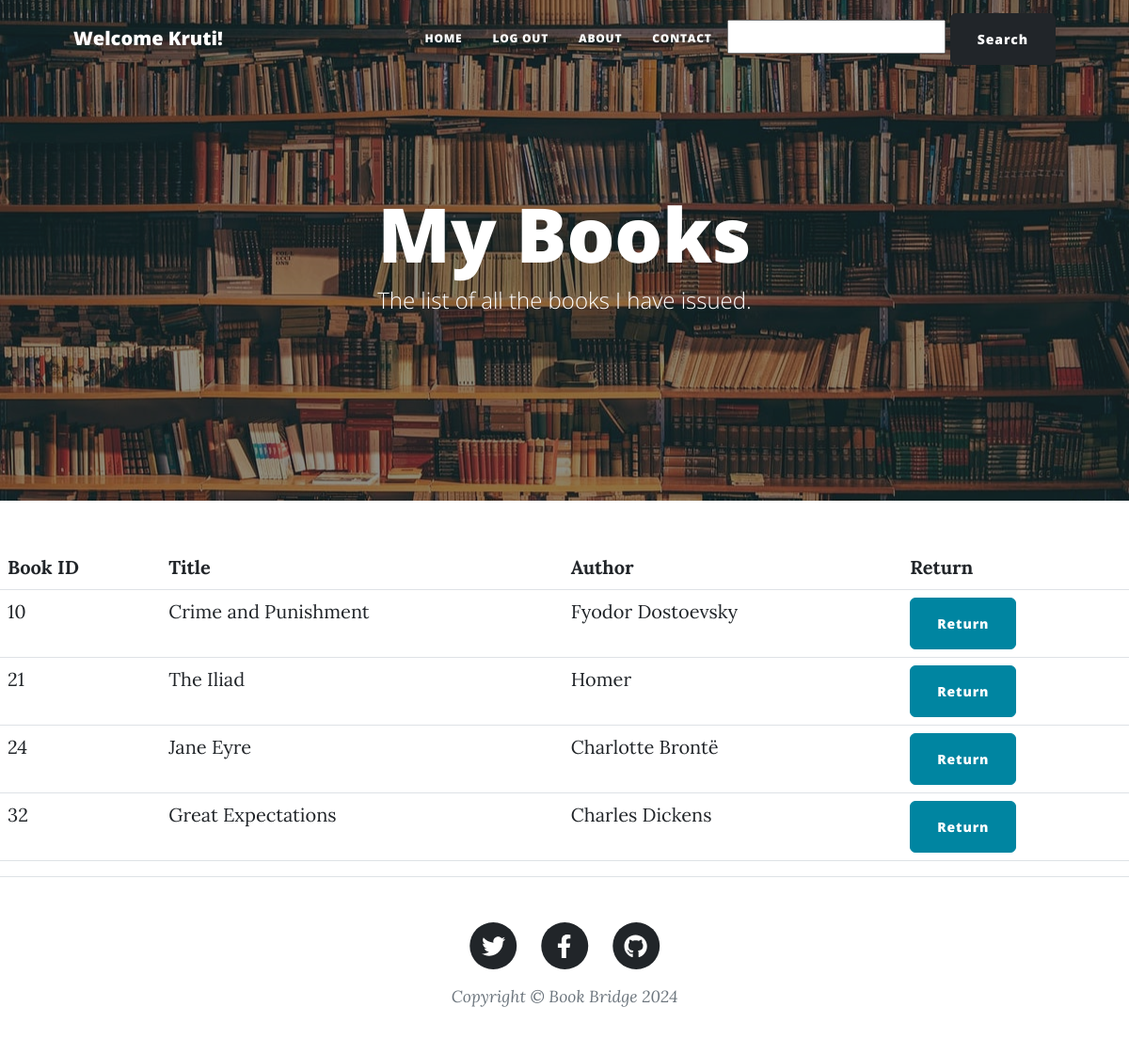
Page /mybooks (signed in) on the committed database.
### main.py (models this page shows, shortened)
class User(UserMixin, db.Model):
    __tablename__ = "users"
    id: Mapped[int] = mapped_column(Integer, primary_key=True)
    email: Mapped[str] = mapped_column(String(100), unique=True)
    password: Mapped[str] = mapped_column(String(100))
    name: Mapped[str] = mapped_column(String(100))
    issued_books = relationship("Books", secondary=issued_books, back_populates="issued_to")

class Books(db.Model):
    __tablename__ = "LibraryBooks"
    id: Mapped[int] = mapped_column(Integer, primary_key=True)
    title: Mapped[str] = mapped_column(String(250), unique=True, nullable=False)
    author: Mapped[str] = mapped_column(String(250), nullable=False)
    available: Mapped[str] = mapped_column(String(100), nullable=False, default="Yes")
    issued_to = relationship("User", secondary=issued_books, back_populates="issued_books")

### main.py (the view)
@app.route("/mybooks")
def issued_books_by_user():
    if not current_user.is_authenticated:
        return redirect(url_for('login'))
    user = db.get_or_404(User, current_user.id)
    return render_template('my_books.html', books=user.issued_books, user=user)

### main.py (called while the page is built)
@login_manager.user_loader
def load_user(user_id):
    return db.get_or_404(User, user_id)

### templates/my_books.html
{% from "bootstrap5/form.html" import render_form %}
{% include "header.html" %}
<header
  class="masthead"
  style="background-image: url('../static/assets/img/library_pic.jpg')"
>
  <div class="container position-relative px-4 px-lg-5">
    <div class="row gx-4 gx-lg-5 justify-content-center">
      <div class="col-md-10 col-lg-8 col-xl-7">
        <div class="page-heading">
          <h1>My Books</h1>
          <span class="subheading">The list of all the books I have issued.</span>
        </div>
      </div>
    </div>
  </div>
</header>
<table class="table">
	<tr>
		<th>Book ID</th>
		<th>Title</th>
		<th>Author</th>
		<th>Return</th>
	</tr>
	{% for book in books %}
	<tr>
		<td>{{ book.id }}</td>
		<td>{{ book.title }}</td>
		<td>{{ book.author }}</td>
		<td>
            <a href="{{ url_for('return_book', book_id=book.id, user_id=current_user.id) }}" class="btn btn-primary">Return</a>
        </td>
    </tr>
	{% endfor %}
</table>
{% include "footer.html" %}

### templates/header.html (shortened to what this page needs)
<!DOCTYPE html>
<html lang="en">
  <head>
    {% block styles %}
    {{ bootstrap.load_css() }}
    <link
      href="{{ url_for('static', filename='css/styles.css') }}"
      rel="stylesheet"
    />
    {% endblock %}
  </head>
  <body>
    <nav class="navbar navbar-expand-lg navbar-light" id="mainNav">
      <div class="container px-4 px-lg-5">
        {% if current_user.id != 1 %}
        <a class="navbar-brand" href="#!">Welcome {{current_user.name}}!</a>
        {% endif %}
        <div class="collapse navbar-collapse" id="navbarResponsive">
          <ul class="navbar-nav ms-auto py-4 py-lg-0">
            <li class="nav-item">
              <a
                class="nav-link px-lg-3 py-3 py-lg-4"
                href="{{ url_for('home') }}"
                >Home</a
              >
            </li>
            {% if not current_user.is_authenticated: %}
            <li class="nav-item">
              <a
                class="nav-link px-lg-3 py-3 py-lg-4"
                href="{{ url_for('login') }}"
                >Login</a
              >
            </li>
            <li class="nav-item">
              <a
                class="nav-link px-lg-3 py-3 py-lg-4"
                href="{{ url_for('register') }}"
                >Register</a
              >
            </li>
            {% else: %}
            <li class="nav-item">
              <a
                class="nav-link px-lg-3 py-3 py-lg-4"
                href="{{ url_for('logout') }}"
                >Log Out</a
              >
            </li>
            {% endif %}
            <li class="nav-item">
              <a
                class="nav-link px-lg-3 py-3 py-lg-4"
                href="{{ url_for('about') }}"
                >About</a
              >
            </li>
            <li class="nav-item">
              <a
                class="nav-link px-lg-3 py-3 py-lg-4"
                href="{{ url_for('contact') }}"
                >Contact</a
              >
            </li>
          </ul>
          <form method="POST">
            <input type="text" autofocus="autofocus" name="search_string">
            <input class="btn btn-dark" type="submit" formaction="/search" value="Search">
          </form>
        </div>
      </div>
    </nav>
  </body>
</html>

### templates/footer.html (shortened to what this page needs)
        <footer class="border-top">
          <div class="container px-4 px-lg-5">
              <div class="row gx-4 gx-lg-5 justify-content-center">
                  <div class="col-md-10 col-lg-8 col-xl-7">
                      <ul class="list-inline text-center">
                          <li class="list-inline-item">
                              <a href="#!">
                                  <span class="fa-stack fa-lg">
                                      <i class="fas fa-circle fa-stack-2x"></i>
                                      <i class="fab fa-twitter fa-stack-1x fa-inverse"></i>
                                  </span>
                              </a>
                          </li>
                          <li class="list-inline-item">
                              <a href="#!">
                                  <span class="fa-stack fa-lg">
                                      <i class="fas fa-circle fa-stack-2x"></i>
                                      <i class="fab fa-facebook-f fa-stack-1x fa-inverse"></i>
                                  </span>
                              </a>
                          </li>
                          <li class="list-inline-item">
                              <a href="#!">
                                  <span class="fa-stack fa-lg">
                                      <i class="fas fa-circle fa-stack-2x"></i>
                                      <i class="fab fa-github fa-stack-1x fa-inverse"></i>
                                  </span>
                              </a>
                          </li>
                      </ul>
                      <div class="small text-center text-muted fst-italic">Copyright &copy; Book Bridge 2024</div>
                  </div>
              </div>
          </div>
      </footer>
  </body>
</html>

### rows in the picture
User: name "Kruti"
Books: id "10", title "Crime and Punishment", author "Fyodor Dostoevsky"
Books: id "21", title "The Iliad", author "Homer"
Books: id "24", title "Jane Eyre", author "Charlotte Brontë"
Books: id "32", title "Great Expectations", author "Charles Dickens"
